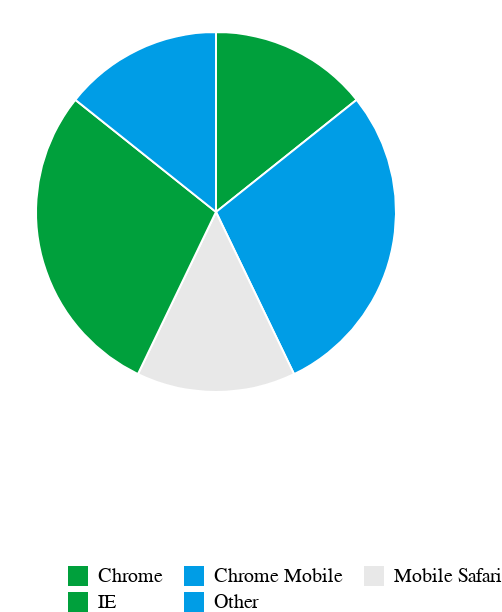

Describe this chart as a Vega-Lite specification.
### Vega specification from a JSON file in a GitHub repository (floating-point values rounded to 4 significant figures)
{"$schema": "https://vega.github.io/schema/vega/v4.4.json", "width": 150, "height": 200, "data": [{"name": "data_table", "values": [{"key": "Chrome", "value": 5}, {"key": "Chrome Mobile", "value": 10}, {"key": "Mobile Safari", "value": 5}, {"key": "IE", "value": 10}, {"key": "Other", "value": 5}], "transform": [{"type": "collect"}]}, {"name": "data_table_pie", "source": "data_table", "transform": [{"type": "pie", "field": "value", "as": ["ff_outer_startAngle", "ff_outer_endAngle"]}]}], "scales": [{"name": "scale_color", "type": "ordinal", "range": ["#00A03C", "#009DE6", "#E8E8E8"], "domain": {"data": "data_table", "field": "key"}}], "marks": [{"name": "mark_outer_ring", "type": "arc", "from": {"data": "data_table_pie"}, "encode": {"enter": {"x": {"signal": "width / 2"}, "y": {"signal": "height / 2"}, "fill": {"scale": "scale_color", "field": "key"}, "stroke": {"value": "white"}, "startAngle": {"field": "ff_outer_startAngle"}, "endAngle": {"field": "ff_outer_endAngle"}, "innerRadius": {"value": 0}, "outerRadius": {"value": 90}}}}, {"name": "mark_text", "type": "text", "from": {"data": "data_table_pie"}, "encode": {"enter": {"text": {"signal": "datum['display']"}, "x": {"signal": "width / 2"}, "y": {"signal": "height / 2"}, "radius": {"value": 110}, "theta": {"signal": "(datum['ff_outer_startAngle'] + datum['ff_outer_endAngle'])/2"}, "align": {"value": "center"}, "baseline": {"value": "middle"}}}}], "legends": [{"fill": "scale_color", "title": "", "orient": "bottom", "direction": "horizontal", "columns": 3, "offset": 60, "encode": {"symbols": {"enter": {"shape": {"value": "square"}}}, "labels": {"update": {"text": {"field": "value"}}}}}]}
